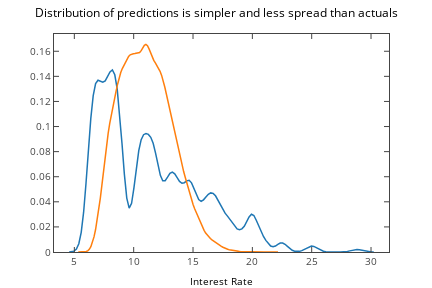

Write notebook code for a chart like this one.
### Code cell
%matplotlib inline
import matplotlib.pyplot as plt
from plotly.offline import init_notebook_mode, iplot
from plotly.tools import mpl_to_plotly
init_notebook_mode(connected=True)

y_pred_log = pipeline.predict(X)
y_pred = np.expm1(y_pred_log)

fig, ax = plt.subplots()
sns.distplot(history['Interest Rate'], hist=False, kde=True, ax=ax)
sns.distplot(y_pred, hist=False, kde=True, ax=ax)
ax.set_title('Distribution of predictions is simpler and less spread than actuals')

iplot(mpl_to_plotly(fig))
